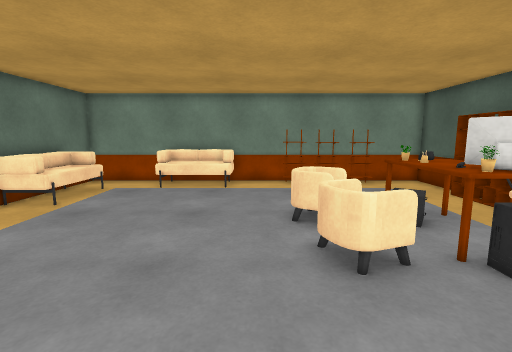
View 1 (above)

13 first-person views from a walk through a Unity game level. The camera is 1.3 m above the floor, tilts 8° down and sees 85° across. The floor is counted in squares, 0.5 m on a side. Each view is taken from the middle of a square. On the plan, view 1 faces up. The plan holds only what a view shows up to about 19 squares ahead; the rest is blank. The player character is not drawn. Some animated figures are not drawn. Surface patterns are stand-ins for the level's own textures.

View 2
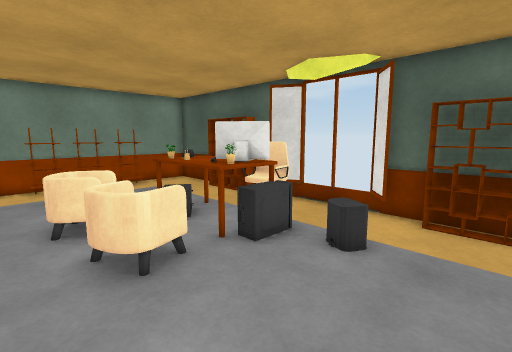

View 3
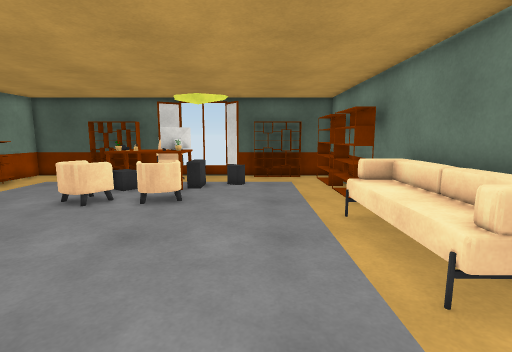

View 4
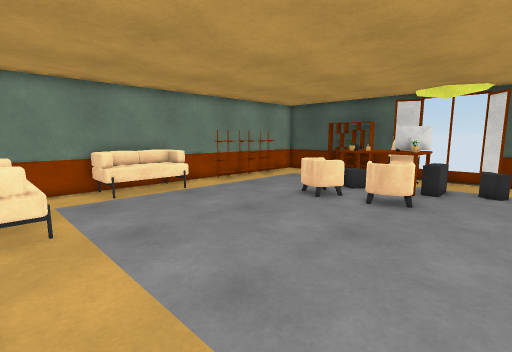

View 5
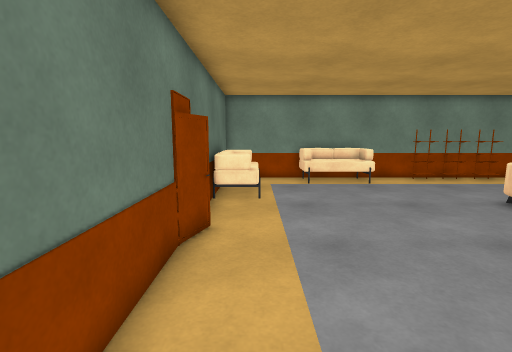

View 6
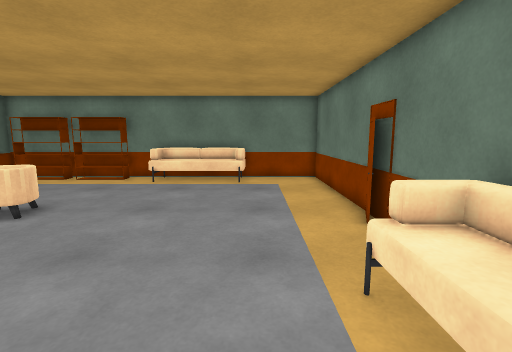

View 7
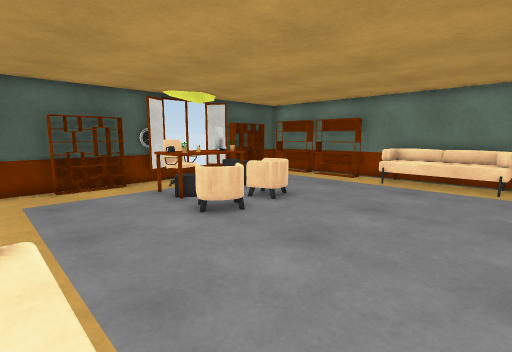

View 8
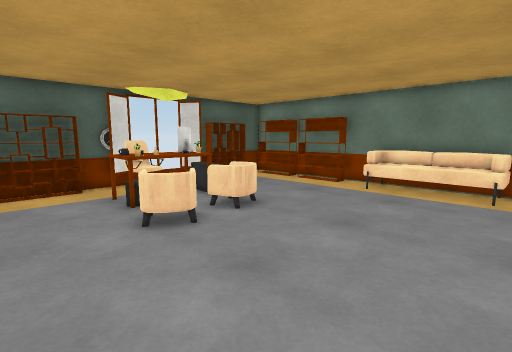

View 9
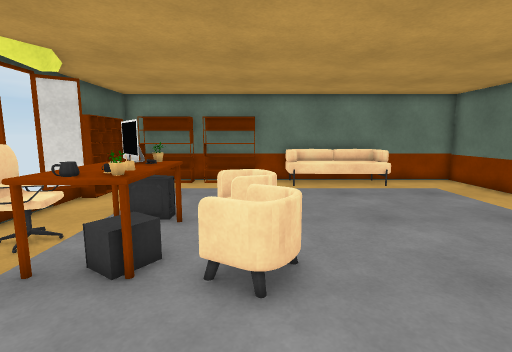

View 10
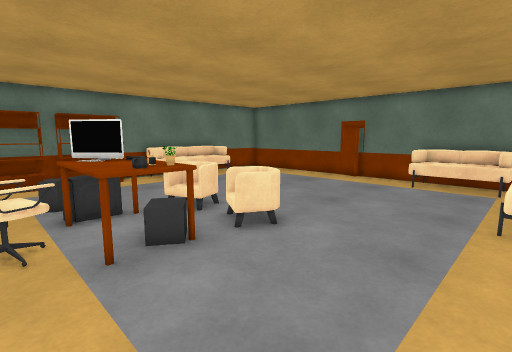

View 11
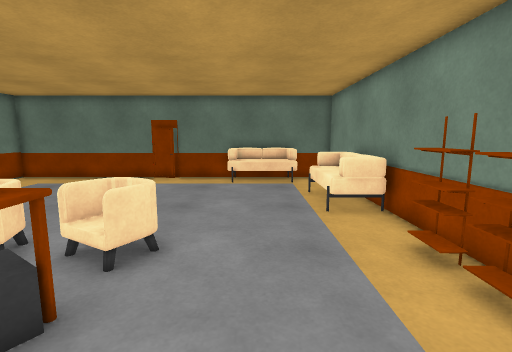

View 12
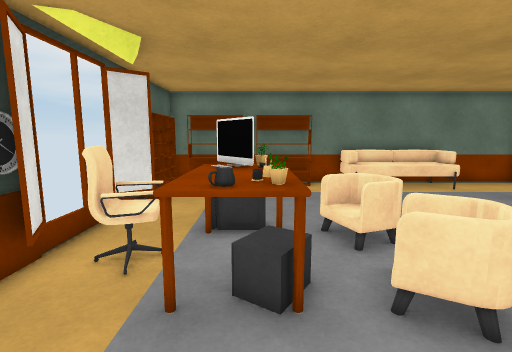

View 13
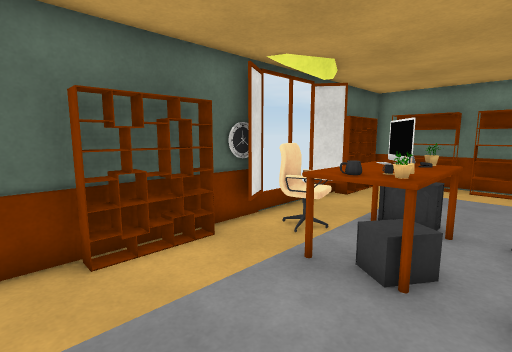

### Floor plan
Points are (right, up) in squares from view 1. A wall is a line through its corners. A room is listed if a view was taken in it or the views show most of it. See-through windows are left out.
Room 1 (views 1, 2, 3, 4, 5, 6, 7, 8, 9, 10, 11, 12, 13)
walls: (-9.3, 7) (-9.9, 5.3); (8.6, 3.1) (9.8, 4); (9.8, 6.9) (9, 8.2); (9.8, 7.4) (9.8, 16.7) (-9.9, 16.7) (-9.9, -3) (9.8, -3) (9.8, 3.5)
objects: sofa (-9, 10) to (-8, 14); sofa (-5, -2) to (0, -1); sofa (-5, 15) to (-1, 16); chair (1, 5) to (3, 7); chair (1, 8) to (3, 10); shelf (2, -2) to (5, -2); shelf (2, 16) to (3, 16); desk (4, 5) to (6, 9); shelf (4, 16); computer (5, 6) to (6, 7); other object (5, 8); plant (5, 9); shelf (5, 16) to (7, 16); shelf (6, -2) to (9, -2); other object (6, 9); chair (7, 6) to (8, 8); shelf (9, -1) to (9, 2); shelf (9, 10) to (9, 13)

Positions as (right, up) in squares from view 1, and headings:
1: (0, 0), facing up
2: (0, 0), facing up-right
3: (-9, 2), facing right
4: (-9, 2), facing up-right
5: (-8, -1), facing up
6: (-6, 15), facing down
7: (-6, 15), facing down-right
8: (-6, 13), facing down-right
9: (2, 14), facing down
10: (8, 15), facing down-left
11: (8, 12), facing left
12: (5, 13), facing down
13: (3, 14), facing down-right
